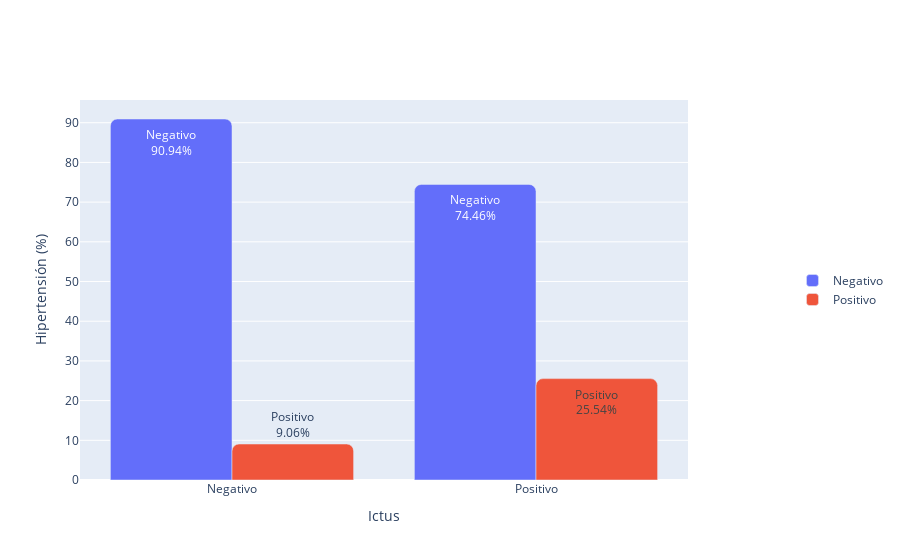

This figure's notebook cell:
### Code cell
fig = go.Figure(
    data=[
        go.Bar(x=hyper_df.Ictus, y=round(hyper_df.Negativo*100,2), name="Negativo", text='Negativo', texttemplate="Negativo<br>%{y}%"),
        go.Bar(x=hyper_df.Ictus, y=round(hyper_df.Positivo*100,2), name="Positivo", text='Positivo', texttemplate="Positivo<br>%{y}%"),
    ],
    layout=dict(
        barcornerradius=7,
        xaxis=dict(title='Ictus'),
        yaxis=dict(title='Hipertensión (%)'),
    ),
)
fig.update_layout(legend=dict(orientation="v", xanchor="center", x=1.25, y=0.5))
fig.show()
fig.write_image(os.path.join(os.path.dirname(os.path.dirname(os.path.abspath('file'))), 'utils', "image", "bar_hyper.png"))

### Figure 1 — Plotly figure (JSON) as saved in the notebook; plotly's stock layout.template omitted (floating-point values rounded to 4 significant figures)
{"data": [{"name": "Negativo", "text": "Negativo", "texttemplate": "Negativo<br>%{y}%", "type": "bar", "x": ["Negativo", "Positivo"], "y": [90.94, 74.46]}, {"name": "Positivo", "text": "Positivo", "texttemplate": "Positivo<br>%{y}%", "type": "bar", "x": ["Negativo", "Positivo"], "y": [9.06, 25.54]}], "layout": {"barcornerradius": 7, "legend": {"orientation": "v", "x": 1.25, "xanchor": "center", "y": 0.5}, "xaxis": {"title": {"text": "Ictus"}}, "yaxis": {"title": {"text": "Hipertensión (%)"}}}}
